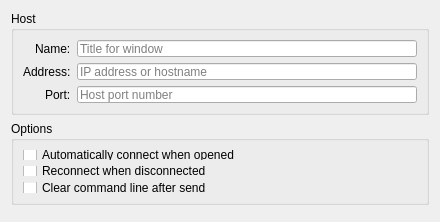
<?xml version="1.0" encoding="UTF-8"?>
<ui version="4.0">
 <class>ConfigConnection</class>
 <widget class="QWidget" name="ConfigConnection">
  <property name="geometry">
   <rect>
    <x>0</x>
    <y>0</y>
    <width>440</width>
    <height>222</height>
   </rect>
  </property>
  <property name="windowTitle">
   <string>Connection</string>
  </property>
  <property name="windowIcon">
   <iconset resource="mudder.qrc">
    <normaloff>:/icons/connection</normaloff>:/icons/connection</iconset>
  </property>
  <layout class="QVBoxLayout" name="verticalLayout">
   <item>
    <widget class="QGroupBox" name="groupConnectHost">
     <property name="sizePolicy">
      <sizepolicy hsizetype="Expanding" vsizetype="Preferred">
       <horstretch>0</horstretch>
       <verstretch>0</verstretch>
      </sizepolicy>
     </property>
     <property name="minimumSize">
      <size>
       <width>0</width>
       <height>104</height>
      </size>
     </property>
     <property name="title">
      <string>Host</string>
     </property>
     <layout class="QFormLayout" name="formLayout_2">
      <property name="labelAlignment">
       <set>Qt::AlignRight|Qt::AlignTrailing|Qt::AlignVCenter</set>
      </property>
      <item row="0" column="0">
       <widget class="QLabel" name="labelName">
        <property name="text">
         <string>Name:</string>
        </property>
       </widget>
      </item>
      <item row="0" column="1">
       <widget class="QLineEdit" name="name">
        <property name="maxLength">
         <number>30</number>
        </property>
        <property name="placeholderText">
         <string>Title for window</string>
        </property>
       </widget>
      </item>
      <item row="1" column="0">
       <widget class="QLabel" name="labelAddress">
        <property name="text">
         <string>Address:</string>
        </property>
       </widget>
      </item>
      <item row="1" column="1">
       <widget class="QLineEdit" name="address">
        <property name="placeholderText">
         <string>IP address or hostname</string>
        </property>
       </widget>
      </item>
      <item row="2" column="0">
       <widget class="QLabel" name="labelPort">
        <property name="text">
         <string>Port:</string>
        </property>
       </widget>
      </item>
      <item row="2" column="1">
       <widget class="QLineEdit" name="port">
        <property name="inputMask">
         <string>D0000</string>
        </property>
        <property name="placeholderText">
         <string>Host port number</string>
        </property>
       </widget>
      </item>
     </layout>
    </widget>
   </item>
   <item>
    <widget class="QGroupBox" name="groupConnectToggles">
     <property name="sizePolicy">
      <sizepolicy hsizetype="Expanding" vsizetype="Preferred">
       <horstretch>0</horstretch>
       <verstretch>0</verstretch>
      </sizepolicy>
     </property>
     <property name="minimumSize">
      <size>
       <width>0</width>
       <height>84</height>
      </size>
     </property>
     <property name="title">
      <string>Options</string>
     </property>
     <property name="alignment">
      <set>Qt::AlignLeading|Qt::AlignLeft|Qt::AlignTop</set>
     </property>
     <layout class="QFormLayout" name="formLayout_6">
      <property name="fieldGrowthPolicy">
       <enum>QFormLayout::AllNonFixedFieldsGrow</enum>
      </property>
      <item row="0" column="0">
       <widget class="QCheckBox" name="checkAutoConnect">
        <property name="text">
         <string>Automatically connect when opened</string>
        </property>
       </widget>
      </item>
      <item row="1" column="0">
       <widget class="QCheckBox" name="checkReconnect">
        <property name="text">
         <string>Reconnect when disconnected</string>
        </property>
       </widget>
      </item>
      <item row="2" column="0">
       <widget class="QCheckBox" name="checkClearCommands">
        <property name="text">
         <string>Clear command line after send</string>
        </property>
       </widget>
      </item>
     </layout>
    </widget>
   </item>
   <item>
    <spacer name="verticalSpacer">
     <property name="orientation">
      <enum>Qt::Vertical</enum>
     </property>
     <property name="sizeHint" stdset="0">
      <size>
       <width>20</width>
       <height>40</height>
      </size>
     </property>
    </spacer>
   </item>
  </layout>
 </widget>
 <resources>
  <include location="mudder.qrc"/>
 </resources>
 <connections/>
</ui>
